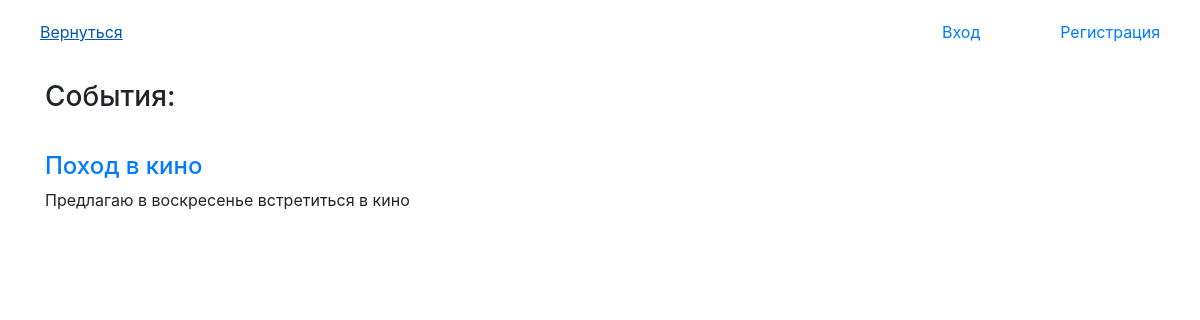
/search?query=, run on an earlier commit of the app's database.
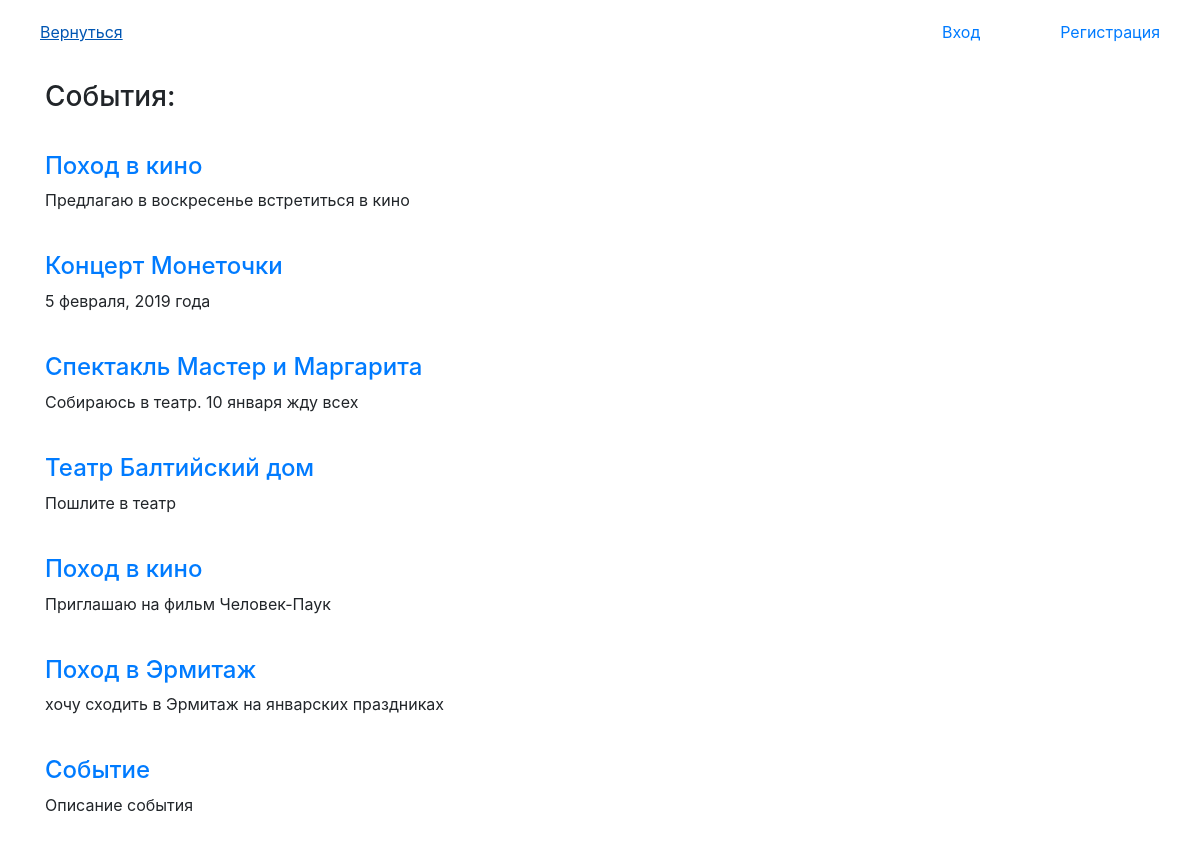
And on a later commit of the database.
### tables this page shows
CREATE TABLE events (
    id INTEGER PRIMARY KEY AUTOINCREMENT,
    title TEXT,
    description TEXT
);

### run.py (the view)
@app.route('/search')
def search_for_person():
    q = request.args.get('query')
    w = q.split(' ')
    print(w)
    result = []
    conn = sqlite3.connect('app.db')
    conn.row_factory = dict_factory
    c = conn.cursor()
    for x in w:
        bgw = x.title()
        x = x.lower()
        c.execute("SELECT * FROM events WHERE title LIKE '%{q}%' OR title LIKE '%{k}%'"
                  "".format(q=x, k=bgw))
        list = c.fetchall()
        print(list)
        for y in list:
            result.append(y)
    conn.close()
    return render_template('search_result.html', result=result, user=User)

### run.py (called while the page is built)
def dict_factory(cursor, row):
    d = {}
    for idx, col in enumerate(cursor.description):
        d[col[0]] = row[idx]
    return d

### templates/search_result.html (shortened to what this page needs)
<!DOCTYPE html>
<html>
<head>
    <link rel="stylesheet" href="https://stackpath.bootstrapcdn.com/bootstrap/4.1.3/css/bootstrap.min.css">
</head>
<body>
    <header>
        <a href="/" style="float:left; padding:20px 40px;"> Вернуться </a>
        {% if user.status == true %}
            <a class="hb" href="/exit"> Выход </a>
            <a class="hb" href="/add_events"> Добавить событие </a>
        {% else %}
            <a class="hb" href="/registration"> Регистрация </a>
            <a class="hb" href="/login"> Вход </a>
        {% endif %}
    </header>
    <div class="container" style="padding-top:80px">
        <h3 style="padding-bottom:30px;"> События: </h3>
        {% for e in result %}
            <span>
                <h4><a href="/event/{{e.id}}">{{e.title}}</a></h4>
                <p>{{e.description}}</p>
            </span>
            <br />
        {% endfor%}
    </div>
</body>
</html>

### templates/search_result.html (style rules this page uses)
header { position:fixed; left:0; right:0; height:120px; z-index:5; }
.hb { float:right; padding:20px 40px; }

What changed in the data, as far as the page shows it:
added events: title "Концерт Монеточки", description "5 февраля, 2019 года"
added events: title "Спектакль Мастер и Маргарита", description "Собираюсь в театр. 10 января жду всех"
added events: title "Театр Балтийский дом", description "Пошлите в театр"
added events: title "Поход в кино", description "Приглашаю на фильм Человек-Паук"
added events: title "Поход в Эрмитаж", description "хочу сходить в Эрмитаж на январских праздниках"
added events: title "Событие", description "Описание события"
